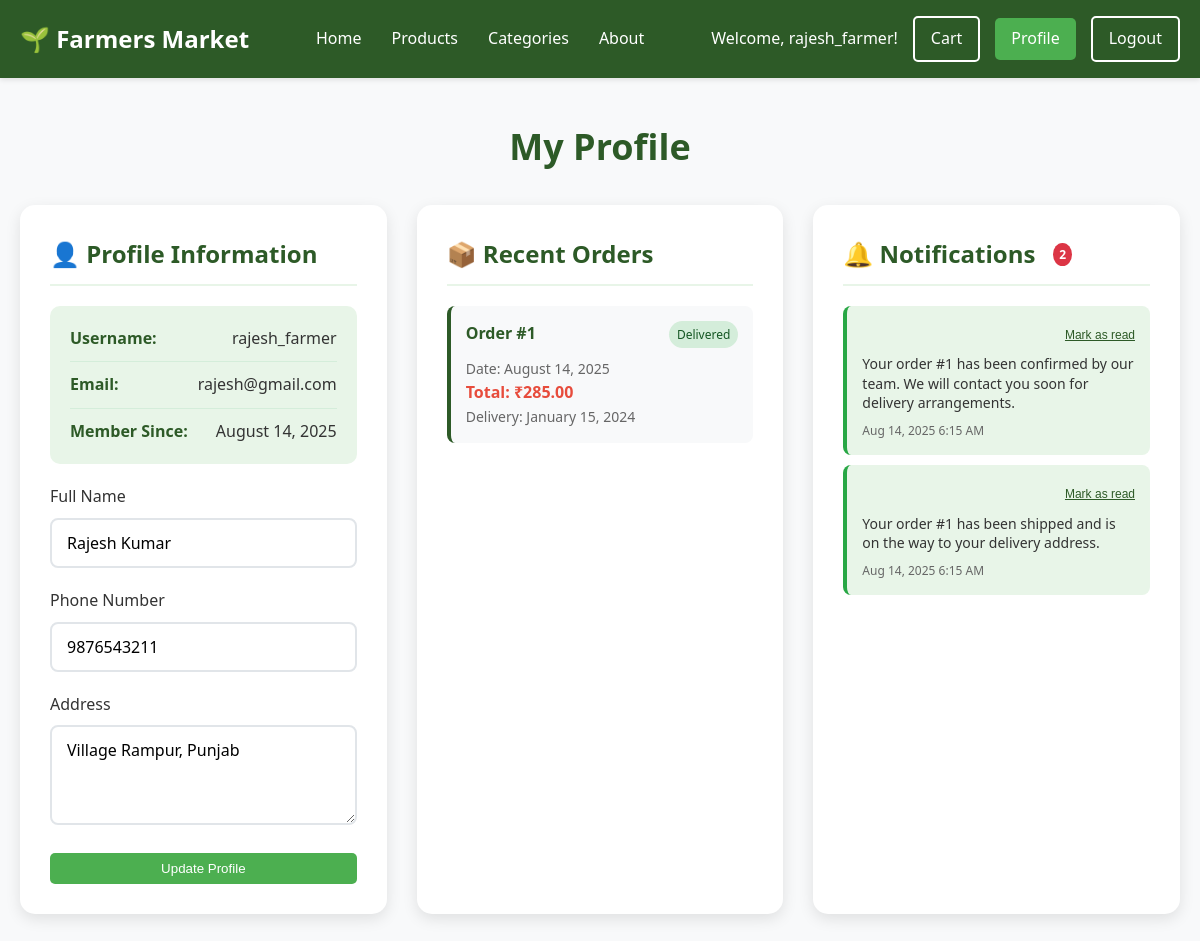
The app's page /profile.php (signed in) with its own data.
### tables this page shows
CREATE TABLE users (
    id INT AUTO_INCREMENT PRIMARY KEY,
    username VARCHAR(50) UNIQUE NOT NULL,
    email VARCHAR(100) UNIQUE NOT NULL,
    password VARCHAR(255) NOT NULL,
    full_name VARCHAR(100) NOT NULL,
    phone VARCHAR(15),
    address TEXT,
    user_type ENUM('admin', 'customer') DEFAULT 'customer',
    created_at TIMESTAMP DEFAULT CURRENT_TIMESTAMP,
    updated_at TIMESTAMP DEFAULT CURRENT_TIMESTAMP ON UPDATE CURRENT_TIMESTAMP
);

CREATE TABLE orders (
    id INT AUTO_INCREMENT PRIMARY KEY,
    user_id INT,
    total_amount DECIMAL(10,2) NOT NULL,
    status ENUM('pending', 'confirmed', 'shipped', 'delivered', 'cancelled') DEFAULT 'pending',
    delivery_address TEXT NOT NULL,
    phone VARCHAR(15) NOT NULL,
    order_date TIMESTAMP DEFAULT CURRENT_TIMESTAMP,
    delivery_date DATE,
    admin_notes TEXT,
    FOREIGN KEY (user_id) REFERENCES users(id) ON DELETE CASCADE
);

CREATE TABLE notifications (
    id INT AUTO_INCREMENT PRIMARY KEY,
    user_id INT,
    order_id INT,
    message TEXT NOT NULL,
    type ENUM('order_status', 'general') DEFAULT 'order_status',
    is_read BOOLEAN DEFAULT FALSE,
    created_at TIMESTAMP DEFAULT CURRENT_TIMESTAMP,
    FOREIGN KEY (user_id) REFERENCES users(id) ON DELETE CASCADE,
    FOREIGN KEY (order_id) REFERENCES orders(id) ON DELETE CASCADE
);

### config/session.php (called while the page is built, shortened)
<?php
function getUserName() {
    return $_SESSION['username'] ?? null;
}
?>

### auth/check_auth.php (called while the page is built, shortened)
<?php
require_once '../config/session.php';
function getUserProfile($userId) {
    $database = new Database();
    $db = $database->getConnection();
    $query = "SELECT id, username, email, full_name, phone, address, user_type, created_at FROM users WHERE id = ?";
    $stmt = $db->prepare($query);
    $stmt->execute([$userId]);
    return $stmt->fetch(PDO::FETCH_ASSOC);
}
?>

### profile.php (the view, shortened to what this page needs)
<?php
require_once 'config/session.php';
require_once 'auth/check_auth.php';
$user_id = getUserId();
$user = getUserProfile($user_id);
$database = new Database();
$db = $database->getConnection();
$query = "SELECT * FROM orders WHERE user_id = ? ORDER BY order_date DESC LIMIT 5";
$stmt = $db->prepare($query);
$stmt->execute([$user_id]);
$recent_orders = $stmt->fetchAll(PDO::FETCH_ASSOC);
$query = "SELECT * FROM notifications WHERE user_id = ? ORDER BY created_at DESC LIMIT 10";
$stmt = $db->prepare($query);
$stmt->execute([$user_id]);
$notifications = $stmt->fetchAll(PDO::FETCH_ASSOC);
$query = "SELECT COUNT(*) as unread_count FROM notifications WHERE user_id = ? AND is_read = FALSE";
$stmt = $db->prepare($query);
$stmt->execute([$user_id]);
$unread_count = $stmt->fetch(PDO::FETCH_ASSOC)['unread_count'];
?>
<!DOCTYPE html>
<html lang="en">
<head>
</head>
<body>
    <header class="header">
        <div class="nav-container">
            <div class="logo">🌱 Farmers Market</div>
            <nav>
                <ul class="nav-menu">
                    <li><a href="index.php">Home</a></li>
                    <li><a href="products.php">Products</a></li>
                    <li><a href="categories.php">Categories</a></li>
                    <li><a href="about.php">About</a></li>
                </ul>
            </nav>
            <div class="user-actions">
                <span>Welcome, <?php echo htmlspecialchars(getUserName()); ?>!</span>
                <a href="cart.php" class="btn btn-outline">Cart</a>
                <a href="profile.php" class="btn btn-primary">Profile</a>
                <a href="logout.php" class="btn btn-outline">Logout</a>
            </div>
        </div>
    </header>
    <main class="main-content">
        <h1 class="page-title">My Profile</h1>
        <div class="profile-container">
            <div class="profile-section">
                <h2 class="section-title">👤 Profile Information</h2>
                <div class="user-info">
                    <div class="info-item">
                        <span class="info-label">Username:</span>
                        <span class="info-value"><?php echo htmlspecialchars($user['username']); ?></span>
                    </div>
                    <div class="info-item">
                        <span class="info-label">Email:</span>
                        <span class="info-value"><?php echo htmlspecialchars($user['email']); ?></span>
                    </div>
                    <div class="info-item">
                        <span class="info-label">Member Since:</span>
                        <span class="info-value"><?php echo date('F j, Y', strtotime($user['created_at'])); ?></span>
                    </div>
                </div>
                <form method="POST" action="">
                    <div class="form-group">
                        <label for="full_name">Full Name</label>
                        <input type="text" id="full_name" name="full_name" required value="<?php echo htmlspecialchars($user['full_name']); ?>">
                    </div>
                    <div class="form-group">
                        <label for="phone">Phone Number</label>
                        <input type="tel" id="phone" name="phone" value="<?php echo htmlspecialchars($user['phone']); ?>">
                    </div>
                    <div class="form-group">
                        <label for="address">Address</label>
                        <textarea id="address" name="address" placeholder="Enter your complete address"><?php echo htmlspecialchars($user['address']); ?></textarea>
                    </div>
                    <button type="submit" class="btn btn-primary" style="width: 100%;">Update Profile</button>
                </form>
            </div>
            <div class="profile-section">
                <h2 class="section-title">📦 Recent Orders</h2>
                <?php if (count($recent_orders) > 0): ?>
                    <ul class="orders-list">
                        <?php foreach ($recent_orders as $order): ?>
                            <li class="order-item">
                                <div class="order-header">
                                    <span class="order-id">Order #<?php echo $order['id']; ?></span>
                                    <span class="order-status status-<?php echo $order['status']; ?>">
                                        <?php echo ucfirst($order['status']); ?>
                                    </span>
                                </div>
                                <div class="order-details">
                                    <div>Date: <?php echo date('F j, Y', strtotime($order['order_date'])); ?></div>
                                    <div class="order-amount">Total: ₹<?php echo number_format($order['total_amount'], 2); ?></div>
                                    <?php if ($order['delivery_date']): ?>
                                        <div>Delivery: <?php echo date('F j, Y', strtotime($order['delivery_date'])); ?></div>
                                    <?php endif; ?>
                                </div>
                            </li>
                        <?php endforeach; ?>
                    </ul>
                    <a href="orders.php" class="btn btn-outline" style="width: 100%; text-align: center;">View All Orders</a>
                <?php endif; ?>
            </div>
            <div class="profile-section">
                <h2 class="section-title">
                    🔔 Notifications
                    <?php if ($unread_count > 0): ?>
                        <span class="unread-badge"><?php echo $unread_count; ?></span>
                    <?php endif; ?>
                </h2>
                <?php if (count($notifications) > 0): ?>
                    <ul class="notifications-list">
                        <?php foreach ($notifications as $notification): ?>
                            <li class="notification-item <?php echo !$notification['is_read'] ? 'unread' : ''; ?>">
                                <div class="notification-header">
                                    <span class="notification-type type-<?php echo $notification['type']; ?>">
                                    </span>
                                    <?php if (!$notification['is_read']): ?>
                                        <form method="POST" action="" style="display: inline;">
                                            <button type="submit" class="mark-read-btn">Mark as read</button>
                                        </form>
                                    <?php endif; ?>
                                </div>
                                <div class="notification-message">
                                    <?php echo htmlspecialchars($notification['message']); ?>
                                </div>
                                <div class="notification-time">
                                    <?php echo date('M j, Y g:i A', strtotime($notification['created_at'])); ?>
                                </div>
                            </li>
                        <?php endforeach; ?>
                    </ul>
                <?php endif; ?>
            </div>
        </div>
    </main>
</body>
</html>

### profile.php (style rules this page uses)
* { margin: 0; padding: 0; box-sizing: border-box; }
body { font-family: 'Segoe UI', Tahoma, Geneva, Verdana, sans-serif; line-height: 1.6; color: #333; background: #f8f9fa; }
.header { background: #2d5a27; color: white; padding: 1rem 0; box-shadow: 0 2px 5px rgba(0,0,0,0.1); }
.nav-container { max-width: 1200px; margin: 0 auto; padding: 0 20px; display: flex; justify-content: space-between; align-items: center; }
.logo { font-size: 24px; font-weight: 700; }
.nav-menu { display: flex; list-style: none; gap: 30px; }
.nav-menu a { color: white; text-decoration: none; font-weight: 500; transition: color 0.3s ease; }
.user-actions { display: flex; gap: 15px; align-items: center; }
.btn { padding: 8px 16px; border: none; border-radius: 5px; text-decoration: none; font-weight: 500; transition: all 0.3s ease; cursor: pointer; display: inline-block; }
.btn-primary { background: #4CAF50; color: white; }
.btn-outline { background: transparent; color: white; border: 2px solid white; }
.main-content { max-width: 1200px; margin: 0 auto; padding: 40px 20px; }
.page-title { font-size: 36px; color: #2d5a27; margin-bottom: 30px; text-align: center; }
.profile-container { display: grid; grid-template-columns: 1fr 1fr 1fr; gap: 30px; }
.profile-section { background: white; padding: 30px; border-radius: 15px; box-shadow: 0 5px 15px rgba(0,0,0,0.1); }
.section-title { font-size: 24px; color: #2d5a27; margin-bottom: 20px; border-bottom: 2px solid #e8f5e8; padding-bottom: 10px; display: flex; align-items: center; gap: 10px; }
.form-group { margin-bottom: 20px; }
.form-group label { display: block; margin-bottom: 8px; color: #333; font-weight: 500; }
.form-group input, .form-group textarea { width: 100%; padding: 12px 15px; border: 2px solid #e1e5e9; border-radius: 8px; font-size: 16px; transition: border-color 0.3s ease; font-family: inherit; }
.form-group textarea { resize: vertical; min-height: 100px; }
.user-info { background: #e8f5e8; padding: 20px; border-radius: 10px; margin-bottom: 20px; }
.info-item { display: flex; justify-content: space-between; margin-bottom: 10px; padding-bottom: 10px; border-bottom: 1px solid #d4edda; }
.info-item:last-child { margin-bottom: 0; padding-bottom: 0; border-bottom: none; }
.info-label { font-weight: 600; color: #2d5a27; }
.info-value { color: #333; }
.orders-list { list-style: none; }
.order-item { background: #f8f9fa; padding: 15px; border-radius: 8px; margin-bottom: 15px; border-left: 4px solid #2d5a27; }
.order-header { display: flex; justify-content: space-between; align-items: center; margin-bottom: 10px; }
.order-id { font-weight: 600; color: #2d5a27; }
.order-status { padding: 4px 8px; border-radius: 15px; font-size: 12px; font-weight: 500; }
.status-delivered { background: #d4edda; color: #155724; }
.order-details { color: #666; font-size: 14px; }
.order-amount { font-weight: 600; color: #e74c3c; font-size: 16px; }
.notifications-list { list-style: none; max-height: 400px; overflow-y: auto; }
.notification-item { background: #f8f9fa; padding: 15px; border-radius: 8px; margin-bottom: 10px; border-left: 4px solid #2d5a27; position: relative; }
.notification-item.unread { background: #e8f5e8; border-left-color: #28a745; }
.notification-header { display: flex; justify-content: space-between; align-items: flex-start; margin-bottom: 8px; }
.notification-type { padding: 2px 6px; border-radius: 10px; font-size: 10px; font-weight: 500; text-transform: uppercase; }
.notification-message { color: #333; font-size: 14px; margin-bottom: 8px; line-height: 1.4; }
.notification-time { color: #666; font-size: 12px; }
.mark-read-btn { background: none; border: none; color: #2d5a27; font-size: 12px; cursor: pointer; text-decoration: underline; }
.unread-badge { background: #dc3545; color: white; border-radius: 50%; padding: 2px 6px; font-size: 12px; font-weight: 600; margin-left: 8px; }

### records on screen
users: username "rajesh_farmer", email "rajesh@gmail.com", created_at "August 14, 2025", full_name "Rajesh Kumar", phone "9876543211", address "Village Rampur, Punjab"
orders: id "1", status "Delivered", order_date "August 14, 2025", total_amount "285.00", delivery_date "January 15, 2024"
notifications: message "Your order #1 has been confirmed by our team. We will contact you soon for delivery arrangements.", created_at "Aug 14, 2025 6:15 AM"
notifications: message "Your order #1 has been shipped and is on the way to your delivery address.", created_at "Aug 14, 2025 6:15 AM"

### other values on screen
getUserName() "rajesh_farmer"
$unread_count "2"
